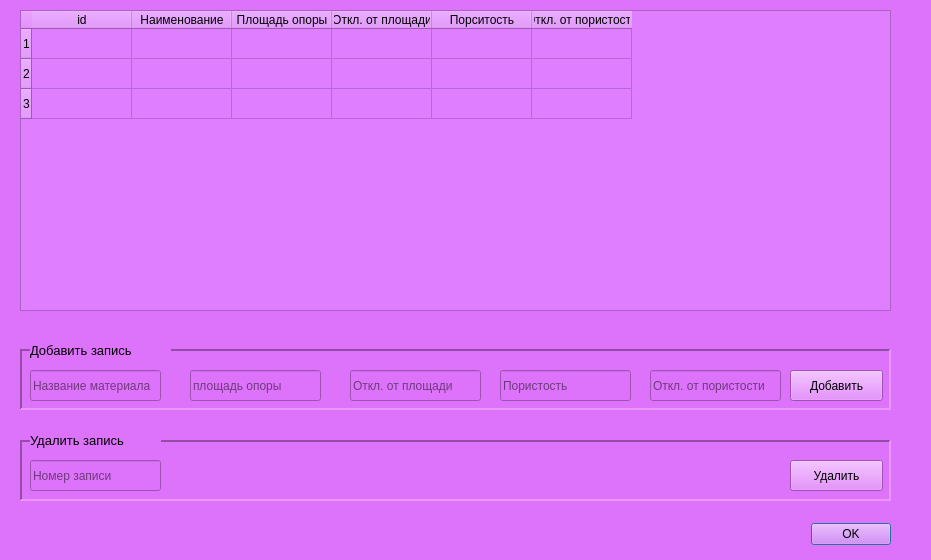
<?xml version="1.0" encoding="UTF-8"?>
<ui version="4.0">
 <class>Dialog</class>
 <widget class="QDialog" name="Dialog">
  <property name="geometry">
   <rect>
    <x>0</x>
    <y>0</y>
    <width>931</width>
    <height>560</height>
   </rect>
  </property>
  <property name="windowTitle">
   <string>Dialog</string>
  </property>
  <property name="styleSheet">
   <string notr="true">background-color: rgb(222, 115, 251);</string>
  </property>
  <widget class="QTableWidget" name="tableWidget">
   <property name="enabled">
    <bool>true</bool>
   </property>
   <property name="geometry">
    <rect>
     <x>20</x>
     <y>10</y>
     <width>871</width>
     <height>301</height>
    </rect>
   </property>
   <property name="maximumSize">
    <size>
     <width>851999</width>
     <height>16777215</height>
    </size>
   </property>
   <property name="palette">
    <palette>
     <active>
      <colorrole role="Button">
       <brush brushstyle="SolidPattern">
        <color alpha="255">
         <red>223</red>
         <green>126</green>
         <blue>255</blue>
        </color>
       </brush>
      </colorrole>
      <colorrole role="Base">
       <brush brushstyle="SolidPattern">
        <color alpha="255">
         <red>223</red>
         <green>126</green>
         <blue>255</blue>
        </color>
       </brush>
      </colorrole>
      <colorrole role="Window">
       <brush brushstyle="SolidPattern">
        <color alpha="255">
         <red>223</red>
         <green>126</green>
         <blue>255</blue>
        </color>
       </brush>
      </colorrole>
     </active>
     <inactive>
      <colorrole role="Button">
       <brush brushstyle="SolidPattern">
        <color alpha="255">
         <red>223</red>
         <green>126</green>
         <blue>255</blue>
        </color>
       </brush>
      </colorrole>
      <colorrole role="Base">
       <brush brushstyle="SolidPattern">
        <color alpha="255">
         <red>223</red>
         <green>126</green>
         <blue>255</blue>
        </color>
       </brush>
      </colorrole>
      <colorrole role="Window">
       <brush brushstyle="SolidPattern">
        <color alpha="255">
         <red>223</red>
         <green>126</green>
         <blue>255</blue>
        </color>
       </brush>
      </colorrole>
     </inactive>
     <disabled>
      <colorrole role="Button">
       <brush brushstyle="SolidPattern">
        <color alpha="255">
         <red>223</red>
         <green>126</green>
         <blue>255</blue>
        </color>
       </brush>
      </colorrole>
      <colorrole role="Base">
       <brush brushstyle="SolidPattern">
        <color alpha="255">
         <red>223</red>
         <green>126</green>
         <blue>255</blue>
        </color>
       </brush>
      </colorrole>
      <colorrole role="Window">
       <brush brushstyle="SolidPattern">
        <color alpha="255">
         <red>223</red>
         <green>126</green>
         <blue>255</blue>
        </color>
       </brush>
      </colorrole>
     </disabled>
    </palette>
   </property>
   <property name="styleSheet">
    <string notr="true">background-color: rgb(223, 126, 255);</string>
   </property>
   <row/>
   <row/>
   <row/>
   <column>
    <property name="text">
     <string>id</string>
    </property>
   </column>
   <column>
    <property name="text">
     <string>Наименование</string>
    </property>
   </column>
   <column>
    <property name="text">
     <string>Площадь опоры</string>
    </property>
   </column>
   <column>
    <property name="text">
     <string>Откл. от площади</string>
    </property>
   </column>
   <column>
    <property name="text">
     <string>Порситость</string>
    </property>
   </column>
   <column>
    <property name="text">
     <string>Откл. от пористости</string>
    </property>
   </column>
  </widget>
  <widget class="QLabel" name="label">
   <property name="geometry">
    <rect>
     <x>30</x>
     <y>340</y>
     <width>141</width>
     <height>21</height>
    </rect>
   </property>
   <property name="palette">
    <palette>
     <active>
      <colorrole role="Button">
       <brush brushstyle="SolidPattern">
        <color alpha="255">
         <red>222</red>
         <green>115</green>
         <blue>251</blue>
        </color>
       </brush>
      </colorrole>
      <colorrole role="Base">
       <brush brushstyle="SolidPattern">
        <color alpha="255">
         <red>222</red>
         <green>115</green>
         <blue>251</blue>
        </color>
       </brush>
      </colorrole>
      <colorrole role="Window">
       <brush brushstyle="SolidPattern">
        <color alpha="255">
         <red>222</red>
         <green>115</green>
         <blue>251</blue>
        </color>
       </brush>
      </colorrole>
     </active>
     <inactive>
      <colorrole role="Button">
       <brush brushstyle="SolidPattern">
        <color alpha="255">
         <red>222</red>
         <green>115</green>
         <blue>251</blue>
        </color>
       </brush>
      </colorrole>
      <colorrole role="Base">
       <brush brushstyle="SolidPattern">
        <color alpha="255">
         <red>222</red>
         <green>115</green>
         <blue>251</blue>
        </color>
       </brush>
      </colorrole>
      <colorrole role="Window">
       <brush brushstyle="SolidPattern">
        <color alpha="255">
         <red>222</red>
         <green>115</green>
         <blue>251</blue>
        </color>
       </brush>
      </colorrole>
     </inactive>
     <disabled>
      <colorrole role="Button">
       <brush brushstyle="SolidPattern">
        <color alpha="255">
         <red>222</red>
         <green>115</green>
         <blue>251</blue>
        </color>
       </brush>
      </colorrole>
      <colorrole role="Base">
       <brush brushstyle="SolidPattern">
        <color alpha="255">
         <red>222</red>
         <green>115</green>
         <blue>251</blue>
        </color>
       </brush>
      </colorrole>
      <colorrole role="Window">
       <brush brushstyle="SolidPattern">
        <color alpha="255">
         <red>222</red>
         <green>115</green>
         <blue>251</blue>
        </color>
       </brush>
      </colorrole>
     </disabled>
    </palette>
   </property>
   <property name="font">
    <font>
     <pointsize>10</pointsize>
    </font>
   </property>
   <property name="text">
    <string>Добавить запись</string>
   </property>
  </widget>
  <widget class="QLineEdit" name="lineEdit">
   <property name="geometry">
    <rect>
     <x>30</x>
     <y>370</y>
     <width>131</width>
     <height>31</height>
    </rect>
   </property>
   <property name="palette">
    <palette>
     <active>
      <colorrole role="Button">
       <brush brushstyle="SolidPattern">
        <color alpha="255">
         <red>222</red>
         <green>115</green>
         <blue>251</blue>
        </color>
       </brush>
      </colorrole>
      <colorrole role="Base">
       <brush brushstyle="SolidPattern">
        <color alpha="255">
         <red>222</red>
         <green>115</green>
         <blue>251</blue>
        </color>
       </brush>
      </colorrole>
      <colorrole role="Window">
       <brush brushstyle="SolidPattern">
        <color alpha="255">
         <red>222</red>
         <green>115</green>
         <blue>251</blue>
        </color>
       </brush>
      </colorrole>
     </active>
     <inactive>
      <colorrole role="Button">
       <brush brushstyle="SolidPattern">
        <color alpha="255">
         <red>222</red>
         <green>115</green>
         <blue>251</blue>
        </color>
       </brush>
      </colorrole>
      <colorrole role="Base">
       <brush brushstyle="SolidPattern">
        <color alpha="255">
         <red>222</red>
         <green>115</green>
         <blue>251</blue>
        </color>
       </brush>
      </colorrole>
      <colorrole role="Window">
       <brush brushstyle="SolidPattern">
        <color alpha="255">
         <red>222</red>
         <green>115</green>
         <blue>251</blue>
        </color>
       </brush>
      </colorrole>
     </inactive>
     <disabled>
      <colorrole role="Button">
       <brush brushstyle="SolidPattern">
        <color alpha="255">
         <red>222</red>
         <green>115</green>
         <blue>251</blue>
        </color>
       </brush>
      </colorrole>
      <colorrole role="Base">
       <brush brushstyle="SolidPattern">
        <color alpha="255">
         <red>222</red>
         <green>115</green>
         <blue>251</blue>
        </color>
       </brush>
      </colorrole>
      <colorrole role="Window">
       <brush brushstyle="SolidPattern">
        <color alpha="255">
         <red>222</red>
         <green>115</green>
         <blue>251</blue>
        </color>
       </brush>
      </colorrole>
     </disabled>
    </palette>
   </property>
   <property name="inputMask">
    <string/>
   </property>
   <property name="text">
    <string/>
   </property>
   <property name="echoMode">
    <enum>QLineEdit::Normal</enum>
   </property>
   <property name="placeholderText">
    <string>Название материала</string>
   </property>
   <property name="clearButtonEnabled">
    <bool>false</bool>
   </property>
  </widget>
  <widget class="QPushButton" name="pushButton">
   <property name="geometry">
    <rect>
     <x>790</x>
     <y>370</y>
     <width>93</width>
     <height>31</height>
    </rect>
   </property>
   <property name="palette">
    <palette>
     <active>
      <colorrole role="Button">
       <brush brushstyle="SolidPattern">
        <color alpha="255">
         <red>222</red>
         <green>115</green>
         <blue>251</blue>
        </color>
       </brush>
      </colorrole>
      <colorrole role="Base">
       <brush brushstyle="SolidPattern">
        <color alpha="255">
         <red>222</red>
         <green>115</green>
         <blue>251</blue>
        </color>
       </brush>
      </colorrole>
      <colorrole role="Window">
       <brush brushstyle="SolidPattern">
        <color alpha="255">
         <red>222</red>
         <green>115</green>
         <blue>251</blue>
        </color>
       </brush>
      </colorrole>
     </active>
     <inactive>
      <colorrole role="Button">
       <brush brushstyle="SolidPattern">
        <color alpha="255">
         <red>222</red>
         <green>115</green>
         <blue>251</blue>
        </color>
       </brush>
      </colorrole>
      <colorrole role="Base">
       <brush brushstyle="SolidPattern">
        <color alpha="255">
         <red>222</red>
         <green>115</green>
         <blue>251</blue>
        </color>
       </brush>
      </colorrole>
      <colorrole role="Window">
       <brush brushstyle="SolidPattern">
        <color alpha="255">
         <red>222</red>
         <green>115</green>
         <blue>251</blue>
        </color>
       </brush>
      </colorrole>
     </inactive>
     <disabled>
      <colorrole role="Button">
       <brush brushstyle="SolidPattern">
        <color alpha="255">
         <red>222</red>
         <green>115</green>
         <blue>251</blue>
        </color>
       </brush>
      </colorrole>
      <colorrole role="Base">
       <brush brushstyle="SolidPattern">
        <color alpha="255">
         <red>222</red>
         <green>115</green>
         <blue>251</blue>
        </color>
       </brush>
      </colorrole>
      <colorrole role="Window">
       <brush brushstyle="SolidPattern">
        <color alpha="255">
         <red>222</red>
         <green>115</green>
         <blue>251</blue>
        </color>
       </brush>
      </colorrole>
     </disabled>
    </palette>
   </property>
   <property name="text">
    <string>Добавить</string>
   </property>
  </widget>
  <widget class="QDialogButtonBox" name="buttonBox">
   <property name="geometry">
    <rect>
     <x>800</x>
     <y>520</y>
     <width>91</width>
     <height>28</height>
    </rect>
   </property>
   <property name="palette">
    <palette>
     <active>
      <colorrole role="Button">
       <brush brushstyle="SolidPattern">
        <color alpha="255">
         <red>222</red>
         <green>115</green>
         <blue>251</blue>
        </color>
       </brush>
      </colorrole>
      <colorrole role="Base">
       <brush brushstyle="SolidPattern">
        <color alpha="255">
         <red>222</red>
         <green>115</green>
         <blue>251</blue>
        </color>
       </brush>
      </colorrole>
      <colorrole role="Window">
       <brush brushstyle="SolidPattern">
        <color alpha="255">
         <red>222</red>
         <green>115</green>
         <blue>251</blue>
        </color>
       </brush>
      </colorrole>
     </active>
     <inactive>
      <colorrole role="Button">
       <brush brushstyle="SolidPattern">
        <color alpha="255">
         <red>222</red>
         <green>115</green>
         <blue>251</blue>
        </color>
       </brush>
      </colorrole>
      <colorrole role="Base">
       <brush brushstyle="SolidPattern">
        <color alpha="255">
         <red>222</red>
         <green>115</green>
         <blue>251</blue>
        </color>
       </brush>
      </colorrole>
      <colorrole role="Window">
       <brush brushstyle="SolidPattern">
        <color alpha="255">
         <red>222</red>
         <green>115</green>
         <blue>251</blue>
        </color>
       </brush>
      </colorrole>
     </inactive>
     <disabled>
      <colorrole role="Button">
       <brush brushstyle="SolidPattern">
        <color alpha="255">
         <red>222</red>
         <green>115</green>
         <blue>251</blue>
        </color>
       </brush>
      </colorrole>
      <colorrole role="Base">
       <brush brushstyle="SolidPattern">
        <color alpha="255">
         <red>222</red>
         <green>115</green>
         <blue>251</blue>
        </color>
       </brush>
      </colorrole>
      <colorrole role="Window">
       <brush brushstyle="SolidPattern">
        <color alpha="255">
         <red>222</red>
         <green>115</green>
         <blue>251</blue>
        </color>
       </brush>
      </colorrole>
     </disabled>
    </palette>
   </property>
   <property name="standardButtons">
    <set>QDialogButtonBox::Ok</set>
   </property>
  </widget>
  <widget class="QLabel" name="label_2">
   <property name="geometry">
    <rect>
     <x>30</x>
     <y>430</y>
     <width>131</width>
     <height>21</height>
    </rect>
   </property>
   <property name="palette">
    <palette>
     <active>
      <colorrole role="Button">
       <brush brushstyle="SolidPattern">
        <color alpha="255">
         <red>222</red>
         <green>115</green>
         <blue>251</blue>
        </color>
       </brush>
      </colorrole>
      <colorrole role="Base">
       <brush brushstyle="SolidPattern">
        <color alpha="255">
         <red>222</red>
         <green>115</green>
         <blue>251</blue>
        </color>
       </brush>
      </colorrole>
      <colorrole role="Window">
       <brush brushstyle="SolidPattern">
        <color alpha="255">
         <red>222</red>
         <green>115</green>
         <blue>251</blue>
        </color>
       </brush>
      </colorrole>
     </active>
     <inactive>
      <colorrole role="Button">
       <brush brushstyle="SolidPattern">
        <color alpha="255">
         <red>222</red>
         <green>115</green>
         <blue>251</blue>
        </color>
       </brush>
      </colorrole>
      <colorrole role="Base">
       <brush brushstyle="SolidPattern">
        <color alpha="255">
         <red>222</red>
         <green>115</green>
         <blue>251</blue>
        </color>
       </brush>
      </colorrole>
      <colorrole role="Window">
       <brush brushstyle="SolidPattern">
        <color alpha="255">
         <red>222</red>
         <green>115</green>
         <blue>251</blue>
        </color>
       </brush>
      </colorrole>
     </inactive>
     <disabled>
      <colorrole role="Button">
       <brush brushstyle="SolidPattern">
        <color alpha="255">
         <red>222</red>
         <green>115</green>
         <blue>251</blue>
        </color>
       </brush>
      </colorrole>
      <colorrole role="Base">
       <brush brushstyle="SolidPattern">
        <color alpha="255">
         <red>222</red>
         <green>115</green>
         <blue>251</blue>
        </color>
       </brush>
      </colorrole>
      <colorrole role="Window">
       <brush brushstyle="SolidPattern">
        <color alpha="255">
         <red>222</red>
         <green>115</green>
         <blue>251</blue>
        </color>
       </brush>
      </colorrole>
     </disabled>
    </palette>
   </property>
   <property name="font">
    <font>
     <pointsize>10</pointsize>
    </font>
   </property>
   <property name="text">
    <string>Удалить запись</string>
   </property>
  </widget>
  <widget class="QLineEdit" name="lineEdit_2">
   <property name="geometry">
    <rect>
     <x>190</x>
     <y>370</y>
     <width>131</width>
     <height>31</height>
    </rect>
   </property>
   <property name="palette">
    <palette>
     <active>
      <colorrole role="Button">
       <brush brushstyle="SolidPattern">
        <color alpha="255">
         <red>222</red>
         <green>115</green>
         <blue>251</blue>
        </color>
       </brush>
      </colorrole>
      <colorrole role="Base">
       <brush brushstyle="SolidPattern">
        <color alpha="255">
         <red>222</red>
         <green>115</green>
         <blue>251</blue>
        </color>
       </brush>
      </colorrole>
      <colorrole role="Window">
       <brush brushstyle="SolidPattern">
        <color alpha="255">
         <red>222</red>
         <green>115</green>
         <blue>251</blue>
        </color>
       </brush>
      </colorrole>
     </active>
     <inactive>
      <colorrole role="Button">
       <brush brushstyle="SolidPattern">
        <color alpha="255">
         <red>222</red>
         <green>115</green>
         <blue>251</blue>
        </color>
       </brush>
      </colorrole>
      <colorrole role="Base">
       <brush brushstyle="SolidPattern">
        <color alpha="255">
         <red>222</red>
         <green>115</green>
         <blue>251</blue>
        </color>
       </brush>
      </colorrole>
      <colorrole role="Window">
       <brush brushstyle="SolidPattern">
        <color alpha="255">
         <red>222</red>
         <green>115</green>
         <blue>251</blue>
        </color>
       </brush>
      </colorrole>
     </inactive>
     <disabled>
      <colorrole role="Button">
       <brush brushstyle="SolidPattern">
        <color alpha="255">
         <red>222</red>
         <green>115</green>
         <blue>251</blue>
        </color>
       </brush>
      </colorrole>
      <colorrole role="Base">
       <brush brushstyle="SolidPattern">
        <color alpha="255">
         <red>222</red>
         <green>115</green>
         <blue>251</blue>
        </color>
       </brush>
      </colorrole>
      <colorrole role="Window">
       <brush brushstyle="SolidPattern">
        <color alpha="255">
         <red>222</red>
         <green>115</green>
         <blue>251</blue>
        </color>
       </brush>
      </colorrole>
     </disabled>
    </palette>
   </property>
   <property name="inputMask">
    <string/>
   </property>
   <property name="text">
    <string/>
   </property>
   <property name="echoMode">
    <enum>QLineEdit::Normal</enum>
   </property>
   <property name="placeholderText">
    <string>площадь опоры</string>
   </property>
   <property name="clearButtonEnabled">
    <bool>false</bool>
   </property>
  </widget>
  <widget class="QLineEdit" name="lineEdit_3">
   <property name="geometry">
    <rect>
     <x>350</x>
     <y>370</y>
     <width>131</width>
     <height>31</height>
    </rect>
   </property>
   <property name="palette">
    <palette>
     <active>
      <colorrole role="Button">
       <brush brushstyle="SolidPattern">
        <color alpha="255">
         <red>222</red>
         <green>115</green>
         <blue>251</blue>
        </color>
       </brush>
      </colorrole>
      <colorrole role="Base">
       <brush brushstyle="SolidPattern">
        <color alpha="255">
         <red>222</red>
         <green>115</green>
         <blue>251</blue>
        </color>
       </brush>
      </colorrole>
      <colorrole role="Window">
       <brush brushstyle="SolidPattern">
        <color alpha="255">
         <red>222</red>
         <green>115</green>
         <blue>251</blue>
        </color>
       </brush>
      </colorrole>
     </active>
     <inactive>
      <colorrole role="Button">
       <brush brushstyle="SolidPattern">
        <color alpha="255">
         <red>222</red>
         <green>115</green>
         <blue>251</blue>
        </color>
       </brush>
      </colorrole>
      <colorrole role="Base">
       <brush brushstyle="SolidPattern">
        <color alpha="255">
         <red>222</red>
         <green>115</green>
         <blue>251</blue>
        </color>
       </brush>
      </colorrole>
      <colorrole role="Window">
       <brush brushstyle="SolidPattern">
        <color alpha="255">
         <red>222</red>
         <green>115</green>
         <blue>251</blue>
        </color>
       </brush>
      </colorrole>
     </inactive>
     <disabled>
      <colorrole role="Button">
       <brush brushstyle="SolidPattern">
        <color alpha="255">
         <red>222</red>
         <green>115</green>
         <blue>251</blue>
        </color>
       </brush>
      </colorrole>
      <colorrole role="Base">
       <brush brushstyle="SolidPattern">
        <color alpha="255">
         <red>222</red>
         <green>115</green>
         <blue>251</blue>
        </color>
       </brush>
      </colorrole>
      <colorrole role="Window">
       <brush brushstyle="SolidPattern">
        <color alpha="255">
         <red>222</red>
         <green>115</green>
         <blue>251</blue>
        </color>
       </brush>
      </colorrole>
     </disabled>
    </palette>
   </property>
   <property name="inputMask">
    <string/>
   </property>
   <property name="text">
    <string/>
   </property>
   <property name="echoMode">
    <enum>QLineEdit::Normal</enum>
   </property>
   <property name="placeholderText">
    <string>Откл. от площади</string>
   </property>
   <property name="clearButtonEnabled">
    <bool>false</bool>
   </property>
  </widget>
  <widget class="QLineEdit" name="lineEdit_4">
   <property name="geometry">
    <rect>
     <x>500</x>
     <y>370</y>
     <width>131</width>
     <height>31</height>
    </rect>
   </property>
   <property name="palette">
    <palette>
     <active>
      <colorrole role="Button">
       <brush brushstyle="SolidPattern">
        <color alpha="255">
         <red>222</red>
         <green>115</green>
         <blue>251</blue>
        </color>
       </brush>
      </colorrole>
      <colorrole role="Base">
       <brush brushstyle="SolidPattern">
        <color alpha="255">
         <red>222</red>
         <green>115</green>
         <blue>251</blue>
        </color>
       </brush>
      </colorrole>
      <colorrole role="Window">
       <brush brushstyle="SolidPattern">
        <color alpha="255">
         <red>222</red>
         <green>115</green>
         <blue>251</blue>
        </color>
       </brush>
      </colorrole>
     </active>
     <inactive>
      <colorrole role="Button">
       <brush brushstyle="SolidPattern">
        <color alpha="255">
         <red>222</red>
         <green>115</green>
         <blue>251</blue>
        </color>
       </brush>
      </colorrole>
      <colorrole role="Base">
       <brush brushstyle="SolidPattern">
        <color alpha="255">
         <red>222</red>
         <green>115</green>
         <blue>251</blue>
        </color>
       </brush>
      </colorrole>
      <colorrole role="Window">
       <brush brushstyle="SolidPattern">
        <color alpha="255">
         <red>222</red>
         <green>115</green>
         <blue>251</blue>
        </color>
       </brush>
      </colorrole>
     </inactive>
     <disabled>
      <colorrole role="Button">
       <brush brushstyle="SolidPattern">
        <color alpha="255">
         <red>222</red>
         <green>115</green>
         <blue>251</blue>
        </color>
       </brush>
      </colorrole>
      <colorrole role="Base">
       <brush brushstyle="SolidPattern">
        <color alpha="255">
         <red>222</red>
         <green>115</green>
         <blue>251</blue>
        </color>
       </brush>
      </colorrole>
      <colorrole role="Window">
       <brush brushstyle="SolidPattern">
        <color alpha="255">
         <red>222</red>
         <green>115</green>
         <blue>251</blue>
        </color>
       </brush>
      </colorrole>
     </disabled>
    </palette>
   </property>
   <property name="inputMask">
    <string/>
   </property>
   <property name="text">
    <string/>
   </property>
   <property name="echoMode">
    <enum>QLineEdit::Normal</enum>
   </property>
   <property name="placeholderText">
    <string>Пористость</string>
   </property>
   <property name="clearButtonEnabled">
    <bool>false</bool>
   </property>
  </widget>
  <widget class="QLineEdit" name="lineEdit_6">
   <property name="geometry">
    <rect>
     <x>650</x>
     <y>370</y>
     <width>131</width>
     <height>31</height>
    </rect>
   </property>
   <property name="palette">
    <palette>
     <active>
      <colorrole role="Button">
       <brush brushstyle="SolidPattern">
        <color alpha="255">
         <red>222</red>
         <green>115</green>
         <blue>251</blue>
        </color>
       </brush>
      </colorrole>
      <colorrole role="Base">
       <brush brushstyle="SolidPattern">
        <color alpha="255">
         <red>222</red>
         <green>115</green>
         <blue>251</blue>
        </color>
       </brush>
      </colorrole>
      <colorrole role="Window">
       <brush brushstyle="SolidPattern">
        <color alpha="255">
         <red>222</red>
         <green>115</green>
         <blue>251</blue>
        </color>
       </brush>
      </colorrole>
     </active>
     <inactive>
      <colorrole role="Button">
       <brush brushstyle="SolidPattern">
        <color alpha="255">
         <red>222</red>
         <green>115</green>
         <blue>251</blue>
        </color>
       </brush>
      </colorrole>
      <colorrole role="Base">
       <brush brushstyle="SolidPattern">
        <color alpha="255">
         <red>222</red>
         <green>115</green>
         <blue>251</blue>
        </color>
       </brush>
      </colorrole>
      <colorrole role="Window">
       <brush brushstyle="SolidPattern">
        <color alpha="255">
         <red>222</red>
         <green>115</green>
         <blue>251</blue>
        </color>
       </brush>
      </colorrole>
     </inactive>
     <disabled>
      <colorrole role="Button">
       <brush brushstyle="SolidPattern">
        <color alpha="255">
         <red>222</red>
         <green>115</green>
         <blue>251</blue>
        </color>
       </brush>
      </colorrole>
      <colorrole role="Base">
       <brush brushstyle="SolidPattern">
        <color alpha="255">
         <red>222</red>
         <green>115</green>
         <blue>251</blue>
        </color>
       </brush>
      </colorrole>
      <colorrole role="Window">
       <brush brushstyle="SolidPattern">
        <color alpha="255">
         <red>222</red>
         <green>115</green>
         <blue>251</blue>
        </color>
       </brush>
      </colorrole>
     </disabled>
    </palette>
   </property>
   <property name="inputMask">
    <string/>
   </property>
   <property name="text">
    <string/>
   </property>
   <property name="echoMode">
    <enum>QLineEdit::Normal</enum>
   </property>
   <property name="placeholderText">
    <string>Откл. от пористости</string>
   </property>
   <property name="clearButtonEnabled">
    <bool>false</bool>
   </property>
  </widget>
  <widget class="QLineEdit" name="lineEdit_7">
   <property name="geometry">
    <rect>
     <x>30</x>
     <y>460</y>
     <width>131</width>
     <height>31</height>
    </rect>
   </property>
   <property name="palette">
    <palette>
     <active>
      <colorrole role="Button">
       <brush brushstyle="SolidPattern">
        <color alpha="255">
         <red>222</red>
         <green>115</green>
         <blue>251</blue>
        </color>
       </brush>
      </colorrole>
      <colorrole role="Base">
       <brush brushstyle="SolidPattern">
        <color alpha="255">
         <red>222</red>
         <green>115</green>
         <blue>251</blue>
        </color>
       </brush>
      </colorrole>
      <colorrole role="Window">
       <brush brushstyle="SolidPattern">
        <color alpha="255">
         <red>222</red>
         <green>115</green>
         <blue>251</blue>
        </color>
       </brush>
      </colorrole>
     </active>
     <inactive>
      <colorrole role="Button">
       <brush brushstyle="SolidPattern">
        <color alpha="255">
         <red>222</red>
         <green>115</green>
         <blue>251</blue>
        </color>
       </brush>
      </colorrole>
      <colorrole role="Base">
       <brush brushstyle="SolidPattern">
        <color alpha="255">
         <red>222</red>
         <green>115</green>
         <blue>251</blue>
        </color>
       </brush>
      </colorrole>
      <colorrole role="Window">
       <brush brushstyle="SolidPattern">
        <color alpha="255">
         <red>222</red>
         <green>115</green>
         <blue>251</blue>
        </color>
       </brush>
      </colorrole>
     </inactive>
     <disabled>
      <colorrole role="Button">
       <brush brushstyle="SolidPattern">
        <color alpha="255">
         <red>222</red>
         <green>115</green>
         <blue>251</blue>
        </color>
       </brush>
      </colorrole>
      <colorrole role="Base">
       <brush brushstyle="SolidPattern">
        <color alpha="255">
         <red>222</red>
         <green>115</green>
         <blue>251</blue>
        </color>
       </brush>
      </colorrole>
      <colorrole role="Window">
       <brush brushstyle="SolidPattern">
        <color alpha="255">
         <red>222</red>
         <green>115</green>
         <blue>251</blue>
        </color>
       </brush>
      </colorrole>
     </disabled>
    </palette>
   </property>
   <property name="inputMask">
    <string/>
   </property>
   <property name="text">
    <string/>
   </property>
   <property name="echoMode">
    <enum>QLineEdit::Normal</enum>
   </property>
   <property name="placeholderText">
    <string>Номер записи</string>
   </property>
   <property name="clearButtonEnabled">
    <bool>false</bool>
   </property>
  </widget>
  <widget class="QFrame" name="frame">
   <property name="geometry">
    <rect>
     <x>20</x>
     <y>349</y>
     <width>871</width>
     <height>61</height>
    </rect>
   </property>
   <property name="palette">
    <palette>
     <active>
      <colorrole role="Button">
       <brush brushstyle="SolidPattern">
        <color alpha="255">
         <red>222</red>
         <green>115</green>
         <blue>251</blue>
        </color>
       </brush>
      </colorrole>
      <colorrole role="Base">
       <brush brushstyle="SolidPattern">
        <color alpha="255">
         <red>222</red>
         <green>115</green>
         <blue>251</blue>
        </color>
       </brush>
      </colorrole>
      <colorrole role="Window">
       <brush brushstyle="SolidPattern">
        <color alpha="255">
         <red>222</red>
         <green>115</green>
         <blue>251</blue>
        </color>
       </brush>
      </colorrole>
     </active>
     <inactive>
      <colorrole role="Button">
       <brush brushstyle="SolidPattern">
        <color alpha="255">
         <red>222</red>
         <green>115</green>
         <blue>251</blue>
        </color>
       </brush>
      </colorrole>
      <colorrole role="Base">
       <brush brushstyle="SolidPattern">
        <color alpha="255">
         <red>222</red>
         <green>115</green>
         <blue>251</blue>
        </color>
       </brush>
      </colorrole>
      <colorrole role="Window">
       <brush brushstyle="SolidPattern">
        <color alpha="255">
         <red>222</red>
         <green>115</green>
         <blue>251</blue>
        </color>
       </brush>
      </colorrole>
     </inactive>
     <disabled>
      <colorrole role="Button">
       <brush brushstyle="SolidPattern">
        <color alpha="255">
         <red>222</red>
         <green>115</green>
         <blue>251</blue>
        </color>
       </brush>
      </colorrole>
      <colorrole role="Base">
       <brush brushstyle="SolidPattern">
        <color alpha="255">
         <red>222</red>
         <green>115</green>
         <blue>251</blue>
        </color>
       </brush>
      </colorrole>
      <colorrole role="Window">
       <brush brushstyle="SolidPattern">
        <color alpha="255">
         <red>222</red>
         <green>115</green>
         <blue>251</blue>
        </color>
       </brush>
      </colorrole>
     </disabled>
    </palette>
   </property>
   <property name="frameShape">
    <enum>QFrame::Panel</enum>
   </property>
   <property name="frameShadow">
    <enum>QFrame::Sunken</enum>
   </property>
   <property name="lineWidth">
    <number>2</number>
   </property>
   <property name="midLineWidth">
    <number>2</number>
   </property>
  </widget>
  <widget class="QFrame" name="frame_2">
   <property name="geometry">
    <rect>
     <x>20</x>
     <y>440</y>
     <width>871</width>
     <height>61</height>
    </rect>
   </property>
   <property name="palette">
    <palette>
     <active>
      <colorrole role="Button">
       <brush brushstyle="SolidPattern">
        <color alpha="255">
         <red>222</red>
         <green>115</green>
         <blue>251</blue>
        </color>
       </brush>
      </colorrole>
      <colorrole role="Base">
       <brush brushstyle="SolidPattern">
        <color alpha="255">
         <red>222</red>
         <green>115</green>
         <blue>251</blue>
        </color>
       </brush>
      </colorrole>
      <colorrole role="Window">
       <brush brushstyle="SolidPattern">
        <color alpha="255">
         <red>222</red>
         <green>115</green>
         <blue>251</blue>
        </color>
       </brush>
      </colorrole>
     </active>
     <inactive>
      <colorrole role="Button">
       <brush brushstyle="SolidPattern">
        <color alpha="255">
         <red>222</red>
         <green>115</green>
         <blue>251</blue>
        </color>
       </brush>
      </colorrole>
      <colorrole role="Base">
       <brush brushstyle="SolidPattern">
        <color alpha="255">
         <red>222</red>
         <green>115</green>
         <blue>251</blue>
        </color>
       </brush>
      </colorrole>
      <colorrole role="Window">
       <brush brushstyle="SolidPattern">
        <color alpha="255">
         <red>222</red>
         <green>115</green>
         <blue>251</blue>
        </color>
       </brush>
      </colorrole>
     </inactive>
     <disabled>
      <colorrole role="Button">
       <brush brushstyle="SolidPattern">
        <color alpha="255">
         <red>222</red>
         <green>115</green>
         <blue>251</blue>
        </color>
       </brush>
      </colorrole>
      <colorrole role="Base">
       <brush brushstyle="SolidPattern">
        <color alpha="255">
         <red>222</red>
         <green>115</green>
         <blue>251</blue>
        </color>
       </brush>
      </colorrole>
      <colorrole role="Window">
       <brush brushstyle="SolidPattern">
        <color alpha="255">
         <red>222</red>
         <green>115</green>
         <blue>251</blue>
        </color>
       </brush>
      </colorrole>
     </disabled>
    </palette>
   </property>
   <property name="styleSheet">
    <string notr="true">border-color: rgb(88, 255, 37);</string>
   </property>
   <property name="frameShape">
    <enum>QFrame::Panel</enum>
   </property>
   <property name="frameShadow">
    <enum>QFrame::Sunken</enum>
   </property>
   <property name="lineWidth">
    <number>2</number>
   </property>
   <property name="midLineWidth">
    <number>2</number>
   </property>
   <widget class="QPushButton" name="pushButton_2">
    <property name="geometry">
     <rect>
      <x>770</x>
      <y>20</y>
      <width>93</width>
      <height>31</height>
     </rect>
    </property>
    <property name="palette">
     <palette>
      <active>
       <colorrole role="Button">
        <brush brushstyle="SolidPattern">
         <color alpha="255">
          <red>222</red>
          <green>115</green>
          <blue>251</blue>
         </color>
        </brush>
       </colorrole>
       <colorrole role="Base">
        <brush brushstyle="SolidPattern">
         <color alpha="255">
          <red>222</red>
          <green>115</green>
          <blue>251</blue>
         </color>
        </brush>
       </colorrole>
       <colorrole role="Window">
        <brush brushstyle="SolidPattern">
         <color alpha="255">
          <red>222</red>
          <green>115</green>
          <blue>251</blue>
         </color>
        </brush>
       </colorrole>
      </active>
      <inactive>
       <colorrole role="Button">
        <brush brushstyle="SolidPattern">
         <color alpha="255">
          <red>222</red>
          <green>115</green>
          <blue>251</blue>
         </color>
        </brush>
       </colorrole>
       <colorrole role="Base">
        <brush brushstyle="SolidPattern">
         <color alpha="255">
          <red>222</red>
          <green>115</green>
          <blue>251</blue>
         </color>
        </brush>
       </colorrole>
       <colorrole role="Window">
        <brush brushstyle="SolidPattern">
         <color alpha="255">
          <red>222</red>
          <green>115</green>
          <blue>251</blue>
         </color>
        </brush>
       </colorrole>
      </inactive>
      <disabled>
       <colorrole role="Button">
        <brush brushstyle="SolidPattern">
         <color alpha="255">
          <red>222</red>
          <green>115</green>
          <blue>251</blue>
         </color>
        </brush>
       </colorrole>
       <colorrole role="Base">
        <brush brushstyle="SolidPattern">
         <color alpha="255">
          <red>222</red>
          <green>115</green>
          <blue>251</blue>
         </color>
        </brush>
       </colorrole>
       <colorrole role="Window">
        <brush brushstyle="SolidPattern">
         <color alpha="255">
          <red>222</red>
          <green>115</green>
          <blue>251</blue>
         </color>
        </brush>
       </colorrole>
      </disabled>
     </palette>
    </property>
    <property name="text">
     <string>Удалить</string>
    </property>
   </widget>
  </widget>
  <zorder>frame_2</zorder>
  <zorder>frame</zorder>
  <zorder>tableWidget</zorder>
  <zorder>label</zorder>
  <zorder>lineEdit</zorder>
  <zorder>pushButton</zorder>
  <zorder>buttonBox</zorder>
  <zorder>label_2</zorder>
  <zorder>lineEdit_2</zorder>
  <zorder>lineEdit_3</zorder>
  <zorder>lineEdit_4</zorder>
  <zorder>lineEdit_6</zorder>
  <zorder>lineEdit_7</zorder>
 </widget>
 <resources/>
 <connections/>
</ui>
